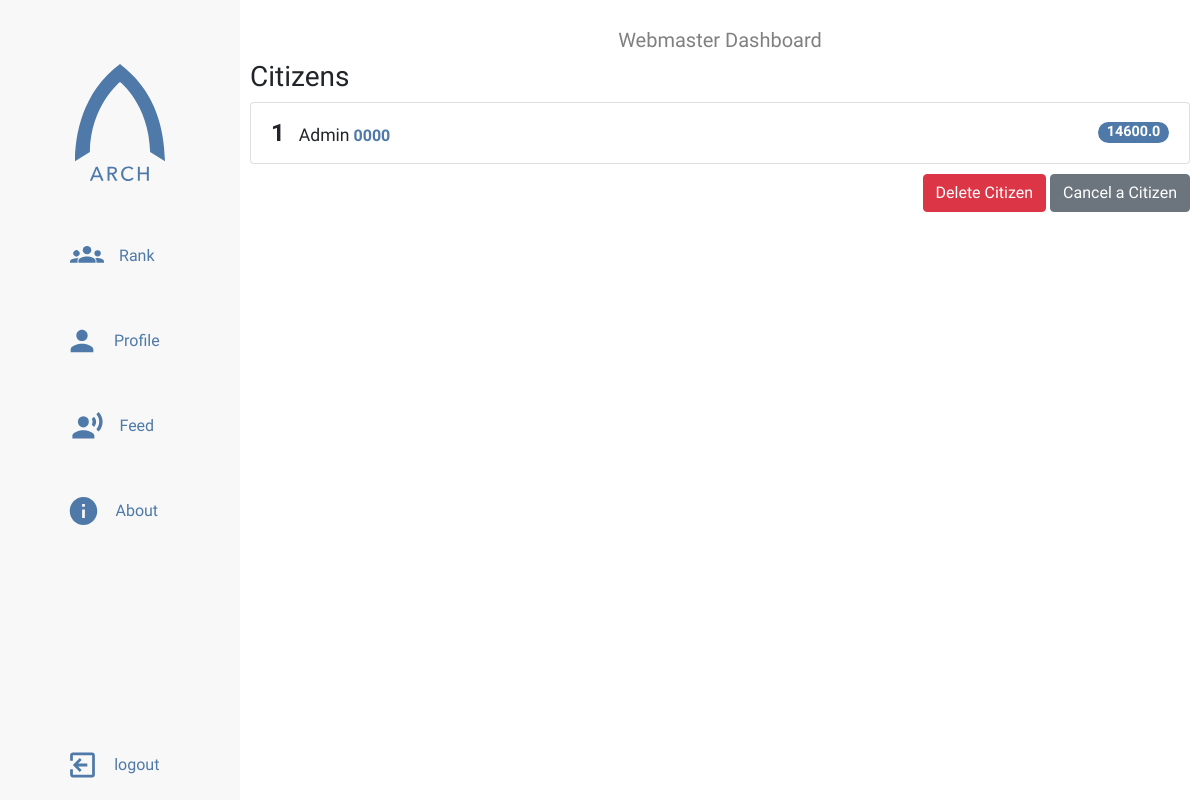
The app's page /admin_board (signed in) with its own data.
### app/models.py (models this page shows, shortened)
class Citizen(db.Model, UserMixin):
    citizen_id = db.Column(db.String(12), primary_key=True)
    name = db.Column(db.String(64), index=True)
    score = db.Column(db.Float)
    password_hash = db.Column(db.String(128))
    permission = db.Column(db.String(20), index=True, default='citizen')
    completed_signup = db.Column(db.Integer)
    profile_image = db.Column(db.String(100))
    bio = db.Column(db.String(200))
    fav_leader = db.Column(db.String(30))
    income = db.Column(db.Integer)

### app/routes.py (the view)
@app.route('/admin_board', methods=['GET', 'POST'])
@login_required
def admin_board():
    success = False
    error = False
    if str(current_user.permission) != 'admin':
        return redirect(url_for('feed'))
    else:
        delete_user = DeleteUser()
        page = request.args.get('page', 1, type=int)
        citizens = Citizen.query.order_by(
            Citizen.score.desc()).paginate(
            page, 10, False)
        next_citizens = url_for('page', page=citizens.next_num) \
            if citizens.has_next else None
        prev_citizens = url_for('page', page=citizens.prev_num) \
            if citizens.has_prev else None
        if delete_user.validate_on_submit():
            try:
                delete_citizen = Citizen.query.filter_by(citizen_id=delete_user.citizen_id.data).first()
                if delete_citizen is None:
                    error = True
                else:
                    delete_citizen.delete()
                    db.session.commit()
                    print('Deleted user.')
                    success = True
            except Exception as e:
                print('Error in deleting user ' + str(e))
                error = True
        else:
            print('Form did not validate')
            print(str(delete_user.errors))
        return render_template('admin.html', title="Webmaster Dashboard", citizens=citizens.items, success=success, error=error, delete=delete_user, next=next_citizens, prev=prev_citizens)

### app/models.py (called while the page is built)
@login.user_loader
def get_user(citizen_id):
    return Citizen.query.get(citizen_id)

### app/templates/admin.html (shortened to what this page needs)
{% extends "sidebar-base.html" %}
{% block style%}
    <link rel="stylesheet" type="text/css" href="{{ url_for('static', filename='styles/admin.css') }}">
{% endblock%}
{% block content %}
    <h3>Citizens</h3>
    <ul class="list-group">
        {% for citizen in citizens %}
            <li class="list-group-item d-flex justify-content-between align-items-center">
                <span><span class="rank">{{ loop.index }}</span>
                {% if citizen.permission == 'admin' %}
                    <span class="perm">Admin</span>
                {% else %}
                    <span class="perm">Citizen</span>
                {% endif %}
                <a href="{{ url_for('profile', citizen_id=citizen.citizen_id) }}">{{ citizen.citizen_id }}</a>
                </span>
                <span class="badge badge-pill">{{ citizen.score }}</span>
            </li>
        {% endfor %}
    </ul>
    <div class="citizen-actions">
        <button class="btn btn btn-danger" data-toggle="modal" data-target="#delete-window">
            Delete Citizen
        </button>
        <button class="btn btn-secondary">
            Cancel a Citizen
        </button>
    </div>
{% endblock %}

### app/static/styles/main.css (style rules this page uses)
body { font-family: 'Questrial', sans-serif; overflow-x: hidden; margin: 0; padding: 0; box-sizing: border-box; }

### app/static/styles/admin.css (style rules this page uses)
a { text-decoration: none; font-weight: bold; color: #4e79a8; }
.citizen-actions { margin-top: 10px; float: right; }
.rank { font-size: 1.5rem; text-align: right; font-weight: bold; align-self: flex-start; margin-right: 10px; }
.badge { margin-left: 10px; background-color: #4e79a8; font-size: 0.9rem; color: white; }
.perm { font-size: 1.1rem; }

### records on screen
Citizen: permission "Admin", citizen_id "0000", score "14600.0"

### other values on screen
{{ title }} "Webmaster Dashboard"
